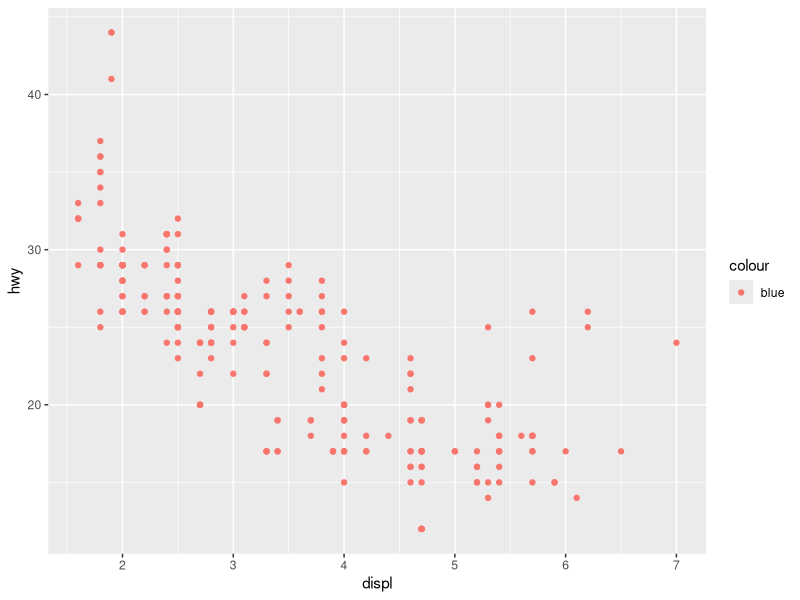
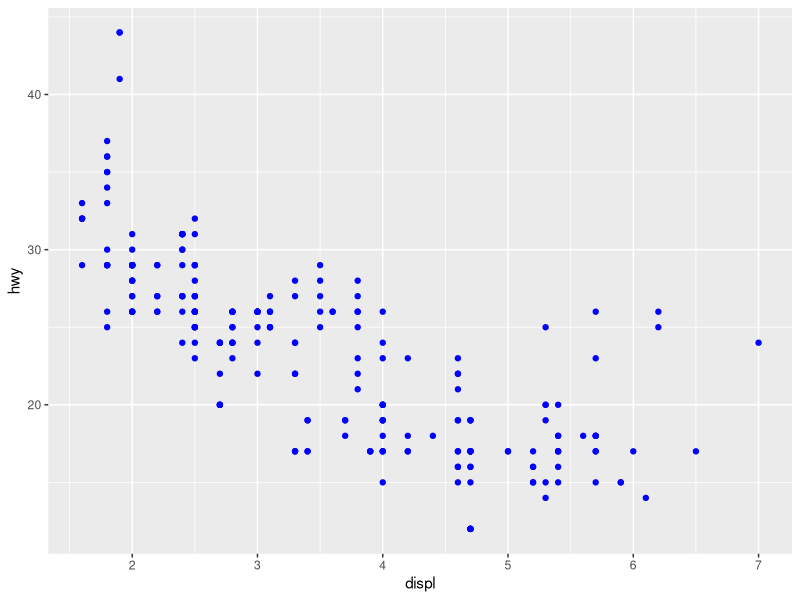
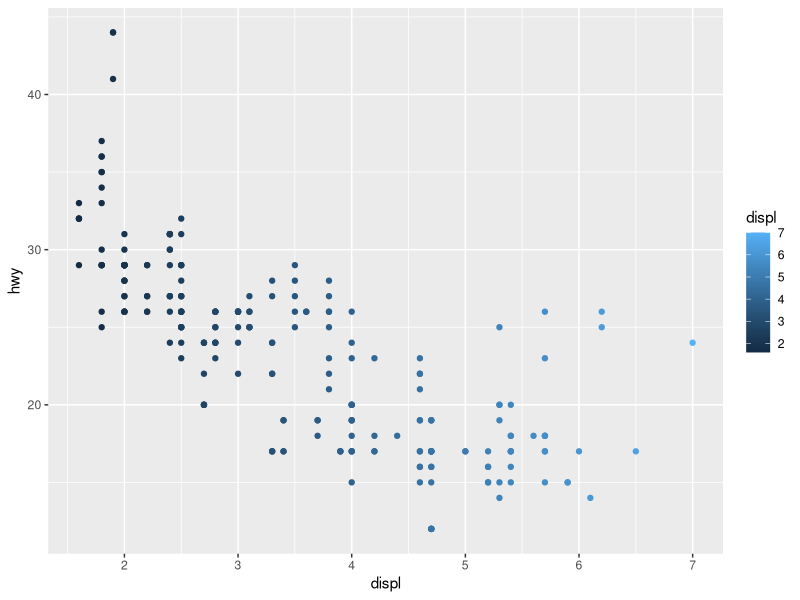
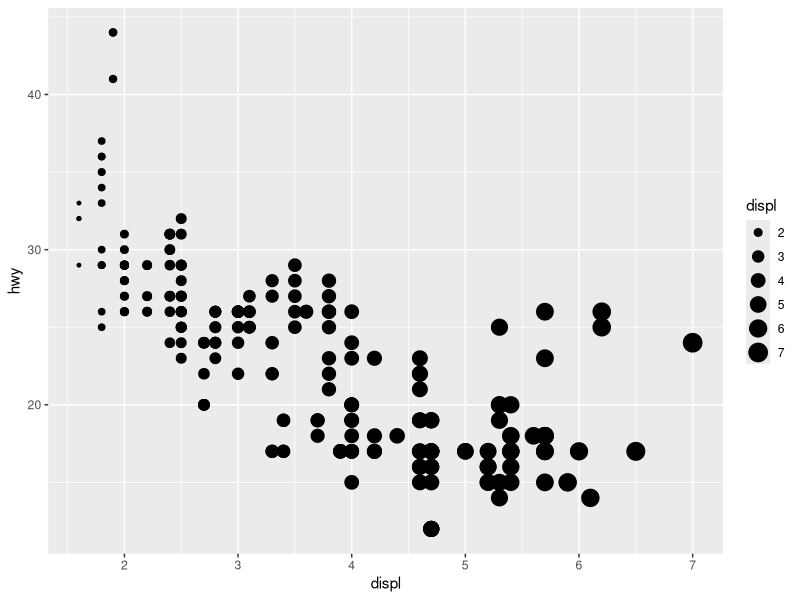
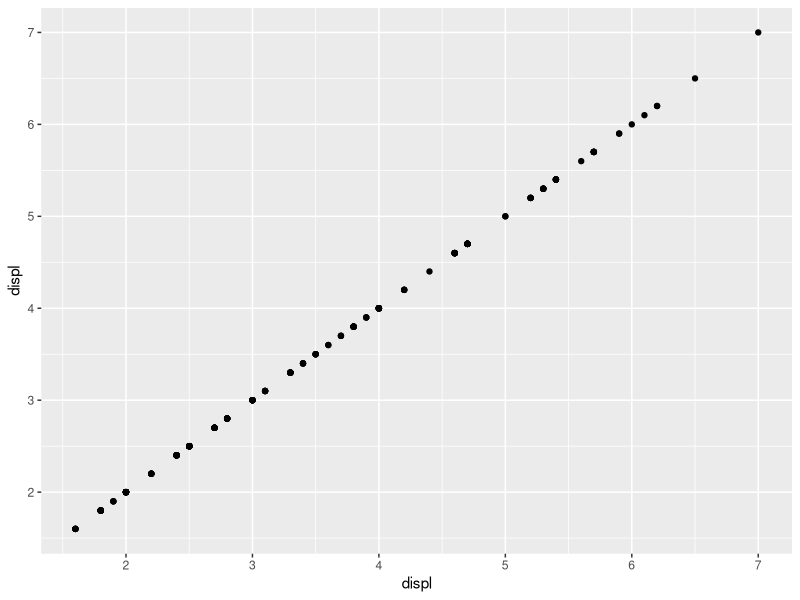
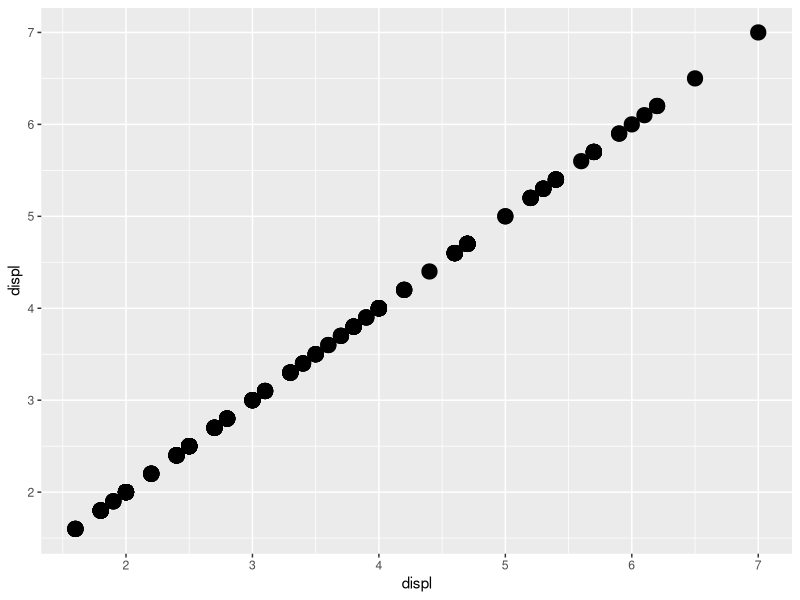
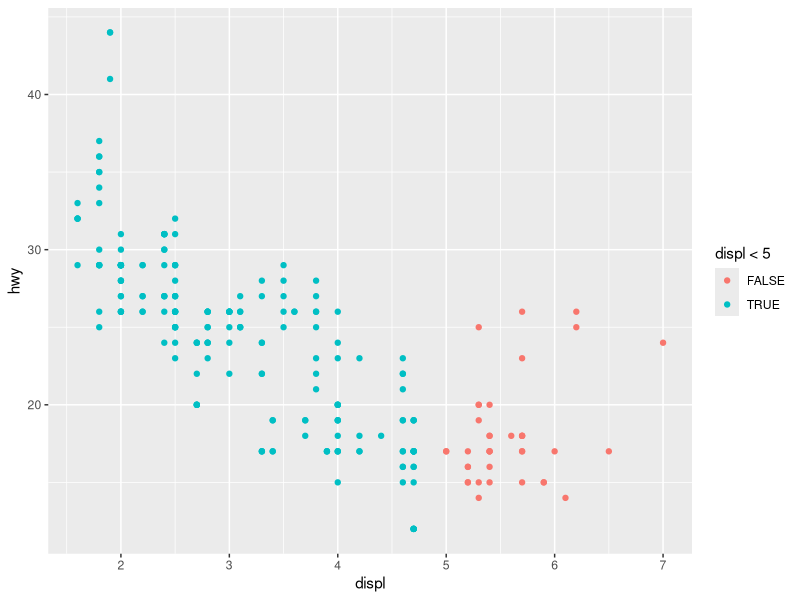
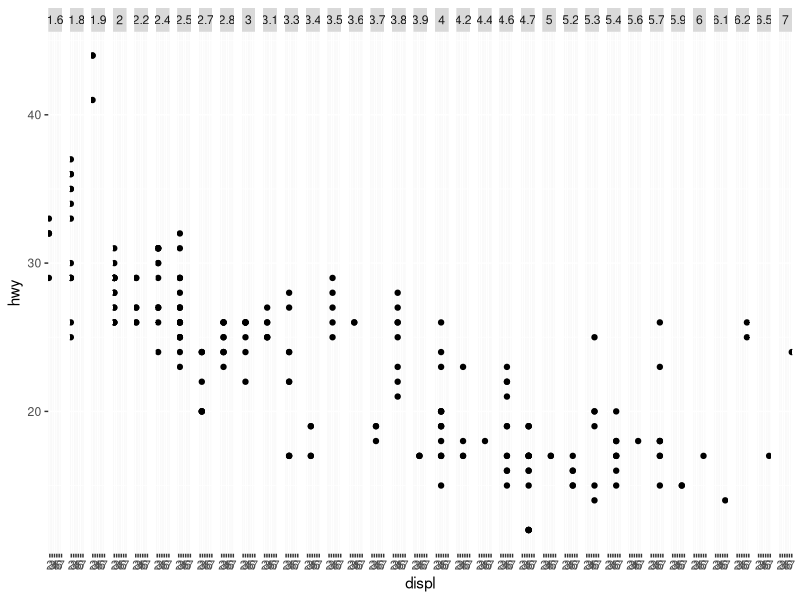

Write the R code that produced these figures, in order.
library(tidyverse)

#### Data Visualization with ggplot

# -------------------#
# Geometric objects  #
# -------------------#

## 3.3.1 Exercises
# 1.
# Wrong:
ggplot(data = mpg) + 
  geom_point(mapping = aes(x = displ, y = hwy, color = "blue"))
# Fix:
ggplot(data = mpg) + 
  geom_point(mapping = aes(x = displ, y = hwy), color ="blue")

# 2.
str(mpg)
mpg

# 3.
ggplot(data = mpg) + geom_point(mapping = aes(x = displ, y = hwy, color = displ))
ggplot(data = mpg) + geom_point(mapping = aes(x = displ, y = hwy, size = displ))

# 4.
ggplot(data = mpg, aes(x = displ, y = displ)) + geom_point() 

# 5.
ggplot(data = mpg, aes(x = displ, y = displ, stroke = 3), shape = 21) + geom_point() 

# 6.
ggplot(data = mpg) + geom_point(mapping = aes(x = displ, y = hwy, color = displ < 5))

## 3.5.1
# 1.
ggplot(data = mpg) + 
  geom_point(mapping = aes(x = displ, y = hwy)) + 
  facet_grid( ~ displ)

# 2.
ggplot(data = mpg) + 
  geom_point(mapping = aes(x = drv, y = cyl))

# 3.
# by row:
ggplot(data = mpg) + 
  geom_point(mapping = aes(x = displ, y = hwy)) +
  facet_grid(drv ~ .)
# by column:
ggplot(data = mpg) + 
  geom_point(mapping = aes(x = displ, y = hwy)) +
  facet_grid(. ~ cyl)

# 4.
ggplot(data = mpg) + 
  geom_point(mapping = aes(x = displ, y = hwy)) + 
  facet_wrap(~ class, nrow = 2)

# 5.

## 3.6.1 Exercises

# 1.
# geom_box

# 2.
ggplot(data = mpg, mapping = aes(x = displ, y = hwy, color = drv)) + 
  geom_point() + 
  geom_smooth(se = FALSE)

# 3.
# Removes lenged.

# 4.
# se: Whether to include prediction interval

# 5.
# No.

# 6.
ggplot(data = mpg, mapping = aes(x = displ, y = hwy)) + 
  geom_point() + 
  geom_smooth(se = F)

ggplot(data = mpg, mapping = aes(x = displ, y = hwy, group = drv)) + 
  geom_point() + 
  geom_smooth(se = F)

ggplot(data = mpg, mapping = aes(x = displ, y = hwy, group = drv, color  = drv)) + 
  geom_point() + 
  geom_smooth(se = F)

ggplot(data = mpg, mapping = aes(x = displ, y = hwy)) + 
  geom_point(aes(color = drv)) + 
  geom_smooth(se = F)

ggplot(data = mpg, mapping = aes(x = displ, y = hwy)) + 
  geom_point(aes(color = drv)) + 
  geom_smooth(aes(linetype = drv),se = F)

ggplot(data = mpg, mapping = aes(x = displ, y = hwy)) + 
  geom_point(aes(color = drv), shape = 21) 

# Combining geometric objects:
ggplot(data = mpg) + 
  geom_smooth(mapping = aes(x = displ, y = hwy, color = drv)) +
  geom_point(mapping = aes(x = displ, y = hwy, color = drv))

# Better:
ggplot(data = mpg, mapping = aes(x = displ, y = hwy, color = drv)) + 
  geom_point() + 
  geom_smooth(mapping = aes(linetype = drv))

# Without confidence interval:
ggplot(data = mpg, mapping = aes(x = displ, y = hwy, color = drv)) + 
  geom_point(size = 4, color = 'white') +
  geom_point()
  


# Exercise 3.6.6

# With stroke:
ggplot(mpg, aes(displ, hwy)) + 
  geom_point(colour="white", shape=21, size = 4,
             aes(stroke = 2, fill = factor(drv))) 
# Overlapping geometric objects:
ggplot(data = mpg, mapping = aes(x = displ, y = hwy)) +
  geom_point(color = "white", size = 4) +
  geom_point(aes(color = drv))

ggplot(data = mpg, mapping = aes(x = drv, y = class)) + geom_point()
?mpg
# ------------------------------#
# Statistical transformations   #
# ------------------------------#

# Everey statistical tr. (stat) is associated with a geom, and every geom is 
# associated with a stat.

# Exercise 3.7.1

# Using a statistical:
ggplot(data = diamonds) + 
  stat_summary(
    mapping = aes(x = cut, y = depth),
    fun.min = min,
    fun.max = max,
    fun = median
  )

# Recreating plot with geom:
ggplot(data = diamonds, aes(x = cut, y = depth)) +
  geom_pointrange(stat = "summary",
  fun.min = min,
  fun.max = max,
  fun = median)

# -----------------------#
# Position adjustments   #
# -----------------------#

# Stack proportions within each group
ggplot(data = diamonds) + 
  geom_bar(mapping = aes(x = cut, fill = clarity))

# Modify the position:

ggplot(data = diamonds) + 
  geom_bar(mapping = aes(x = cut, fill = clarity), position = "fill")

ggplot(data = diamonds) + 
  geom_bar(mapping = aes(x = cut, fill = clarity), position = "dodge")

# Overplotting: multiple points are approximated as one point because
# of the gridding. Can be accomodated by 'jittering':

ggplot(data = mpg) + 
  geom_point(mapping = aes(x = displ, y = hwy), position = "jitter")

# Equivalently:
ggplot(data = mpg) +
  geom_jitter(aes(displ, hwy))

# -------------------#
# Coordinate systems #
# -------------------#

# Exercise 3.9.1

bar <- ggplot(data = diamonds) + 
  geom_bar(mapping = aes(x = cut, fill = clarity))

bar + coord_polar()





